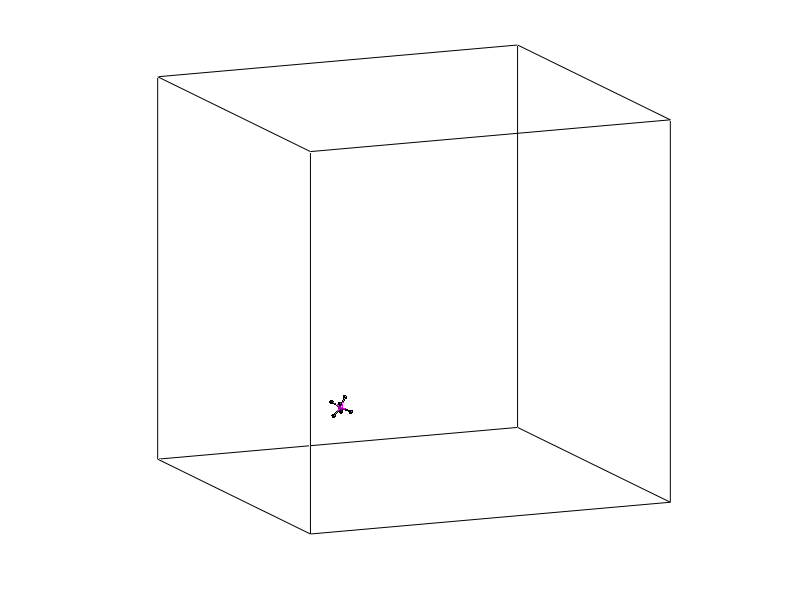

This chart was generated by the following MATLAB code:
clear all; clc; fclose all;
fid=fopen('Si_6.dat'); 
A=fscanf(fid,'%d    %f   %f    %f    %f   %d',[6 inf]);
A=A';
stt=A(:, 1); x=A(:, 2); y=A(:, 3); z=A(:, 4);
q=A(:,6);
id=A(:,5);

    NCL=17;
    sh1=sum(id==1);
    sh2=sum(id==2);
    sh=sh1+sh2;
    rmin=2.401;
    SPTO(sh1, 7)=0;
    SPT(1,8)=0;
%     fid=fopen('md0.dat'); 
%     A1=fscanf(fid,'%d  %f',[2 1]);
     l=60.1451; l2=l/2; 
% assign id for clusters   
for i=1:sh1
    idcl(i)=i;
end
%==========================
for i=1:sh1
    dem(i)=0; k=0;
   for j=sh1+1:sh1+sh2
           rx=x(i)-x(j); 
           if (rx>l2) rx=rx-l;
           elseif (rx<(-l2)) rx=rx+l;
           end
           ry=y(i)-y(j);
           if (ry>l2) ry=ry-l;
           elseif (ry<(-l2)) ry=ry+l;
           end
           rz=z(i)-z(j);
           if (rz>l2) rz=rz-l;
           elseif (rz<(-l2)) rz=rz+l;
           end
           kc=sqrt(rx*rx+ry*ry+rz*rz);
              if((kc>0.001)&(kc<rmin))
                  dem(i)=dem(i)+1;  k=k+1;  SPTO(i,k)=j;idcl(j)=i;
              end
   end
   
   SPT(k)=SPT(k)+1;
 end
% assign id for clusters   
for i=1:sh1
    idcl(i)=i;
end
%==========================

  for i=1:sh1
   for j=i+1:sh1
        for k= SPTO(i,1:7) 
             for k1= SPTO(j,1:7) 
                        if (k==k1)&(k>0)
                              
                              b=idcl(i);
                              c=idcl(j); 
                              a=min(b,c);
                              for i1=1:sh
                                    if ((idcl(i1)==b)|(idcl(i1)==c))  
                                     idcl(i1)=a;
                                    end                                            
                                  end

                                  for i2=1:7
                                      if (SPTO(i, i2)>0)
                                      idcl(SPTO(i,i2)) =a;  
                                      end

                                      if (SPTO(j, i2)>0)
                                      idcl(SPTO(j,i2))=a;
                                      end 
                                  end   
                              idcl(i)=a; 
                              idcl(j)=a;
                              break; 
                          end
             end
                        
        end 
        %=================
   end
  end
  
  k=0;
  for i=1:sh
      tam=sum(idcl==i);
            if (tam>0)
                k=k+1; 
                Nat_cl(k)=tam;
                id_cl(k)=i;
            end
                
  end
  M=[Nat_cl; id_cl];
 
 
  k=0;
for i=1: max(Nat_cl)
    k=k+1;
    Nth(k)=sum(Nat_cl==i); Natom(k)=i;      
end
M2=[ Nth; Natom ];
M=M';    
M2=M2';
j=0;
for i=1: max(Nat_cl)
      if M2(i, 1)>0
         j=j+1;
        M3(j, :)= M2(i,:);
    end
end
%phan bo dam
PBD=fopen('pbd.dat', 'a');
fid=fopen('ghidam.dat', 'w');
for i=1:length(M3(:, 1))
     
    fprintf(PBD, '% 10d  %10d \n', M3(i, 1), M3(i, 2));
end
    fprintf(PBD, '\n  \n') ;
          
  
  %==========================================================
 mau2=[0 0 0];mau3= [1 1 0]; mau1=[1 0 1];
 [Sx Sy Sz]=sphere(40);
 ii=0;
 N=sh;
for i=1:N
    if (idcl(i)==NCL)
     if(id(i)==1)
         Ray=.45; mau=mau1;
     elseif (id(i)==2)
         Ray=.35; mau=mau2;
     elseif (id(i)==3)
         Ray=.55; mau=mau3;
    end
          surface((Ray*Sx + x(i)),(Ray*Sy + y(i)),(Ray*Sz + z(i)),'FaceColor',mau, 'EdgeColor','none'); 
          ii=ii+1
          fprintf(fid, '%6d  %12.3f  %12.3f% 12.3f %6d  %6d \n', ii, x(i), y(i), z(i), id(i), q(i));
          
    end
end
%+++++++++++++++++++++++
[xcyl,ycyl,zcyl]=cylinder(1,40); %z-oriented
dirc=[1e-10 1e-10 100000']; %Create a vector with a z-direction
Ray=0.15;
colorbond2=mau2;
                                        
  for i=1:N
    for j=1:N
        if(idcl(i)==NCL)&(idcl(j)==NCL)
     r=sqrt((x(i)-x(j))*(x(i)-x(j))+(y(i)-y(j))*(y(i)-y(j))+(z(i)-z(j))*(z(i)-z(j))); 
        if (((r<3.6)&(id(i)==3)&(id(j)==2))|((r<rmin)&(id(i)==1)&(id(j)==2)))
            a=xcyl*Ray;
            b=ycyl*Ray;
            c=zcyl;
            
                     if((id(i)==1))
                                           
                         colorbond1=mau1; 
                     end
                       if((id(i)==3))
                                           
                         colorbond1=mau3; 
                     end
                     
                    %first atom position
                    pc(1,1:3)= [x(i), y(i), z(i) ];
                    %second atom position
                    pc(2,1:3)= [(x(j)+x(i))/2, (y(j)+y(i))/2,(z(j)+z(i))/2];
                    %Bond creation
                    [m,I]=sort(pc(:,3));
                     a1=I(1);
                     b1=I(2);
                     h=surface(a+pc(a1,1),b+pc(a1,2),r*c/2+pc(a1,3),'FaceColor',colorbond1, 'EdgeColor','none');
                     a=pc(b1,:)-pc(a1,:);
                     b=dirc;
                     cr(1) = b(3)*a(2) - b(2)*a(3);
                     cr(2) = b(1)*a(3) - b(3)*a(1);
                     cr(3) = b(2)*a(1) - b(1)*a(2);
                     dir=pc(a1,:)+cr;
                     alfa=(180/pi)*(atan2(pc(b1,3)-pc(a1,3),((pc(b1,1)-pc(a1,1))^2+(pc(b1,2)-pc(a1,2))^2)^(1/2))-pi/2);                               
                     rotate(h,dir,alfa,pc(a1,:)+1e-9)
                     % ve nua tru sau
                     a=xcyl*Ray;
                     b=ycyl*Ray;
                     c=zcyl;
                    %first atom position
                    pc(1,1:3)= pc(2,1:3);
                    %second atom position
                    pc(2,1:3)= [x(j), y(j),z(j)];
                    %Bond creation
                    [m,I]=sort(pc(:,3));
                     a1=I(1);
                     b1=I(2);
                     h=surface(a+pc(a1,1),b+pc(a1,2),r*c/2+pc(a1,3),'FaceColor',colorbond2, 'EdgeColor','none');
                     a=pc(b1,:)-pc(a1,:);
                     b=dirc;
                     cr(1) = b(3)*a(2) - b(2)*a(3);
                     cr(2) = b(1)*a(3) - b(3)*a(1);
                     cr(3) = b(2)*a(1) - b(1)*a(2);
                     dir=pc(a1,:)+cr;
                     alfa=(180/pi)*(atan2(pc(b1,3)-pc(a1,3),((pc(b1,1)-pc(a1,1))^2+(pc(b1,2)-pc(a1,2))^2)^(1/2))-pi/2);                               
                     rotate(h,dir,alfa,pc(a1,:)+1e-9)
       
        end 
        end
                end 
  end

%====================
  mau3=[0 0 0];
  k1=1;
  Lx1=0;  Ly1=0;  Lz1=0;
  Lx2=l;  Ly2=l;  Lz2=l;
line([Lx1, Lx2],[Ly1, Ly1], [Lz1, Lz1],'Color',mau3,'LineWidth',k1*Ray);
line([Lx1, Lx2],[Ly1, Ly1], [Lz2, Lz2],'Color',mau3,'LineWidth',k1*Ray);
line([Lx1, Lx2],[Ly2, Ly2], [Lz1, Lz1],'Color',mau3,'LineWidth',k1*Ray);
line([Lx1, Lx2],[Ly2, Ly2], [Lz2, Lz2],'Color',mau3,'LineWidth',k1*Ray);

line([Lx2, Lx2],[Ly1, Ly1], [Lz1, Lz2],'Color',mau3,'LineWidth',k1*Ray);
line([Lx2, Lx2],[Ly2, Ly2], [Lz1, Lz2],'Color',mau3,'LineWidth',k1*Ray);
line([Lx1, Lx1],[Ly1, Ly1], [Lz1, Lz2],'Color',mau3,'LineWidth',k1*Ray);
line([Lx1, Lx1],[Ly2, Ly2], [Lz1, Lz2],'Color',mau3,'LineWidth',k1*Ray);

line([Lx2, Lx2],[Ly1, Ly2], [Lz1, Lz1],'Color',mau3,'LineWidth',k1*Ray);
line([Lx2, Lx2],[Ly1, Ly2], [Lz2, Lz2],'Color',mau3,'LineWidth',k1*Ray);
line([Lx1, Lx1],[Ly1, Ly2], [Lz1, Lz1],'Color',mau3,'LineWidth',k1*Ray);
line([Lx1, Lx1],[Ly1, Ly2], [Lz2, Lz2],'Color',mau3,'LineWidth',k1*Ray);
%//////////////////////////////////////////////////////////////////////////

 view(67, 12)                  
lighting gouraud
camlight
rotate3d on
set(gca,'DataAspectRatio',[ 1 1 1 ])
set(gca,'PlotBoxAspectRatio',[ 1 1 1 ])
set(gca,'CameraViewAngleMode','manual')
set(gcf,'Color',[1 1 1]);                %[0.1 0.2 0.8])
set(gcf,'Name','atomic viewer creat by HONGNV')
set(gca,'XTick',[])
set(gca,'YTick',[])
set(gca,'ZTick',[])
axis off
hold off
fclose(fid);

%======================================================================
    
   fclose all
       
       
   
 



